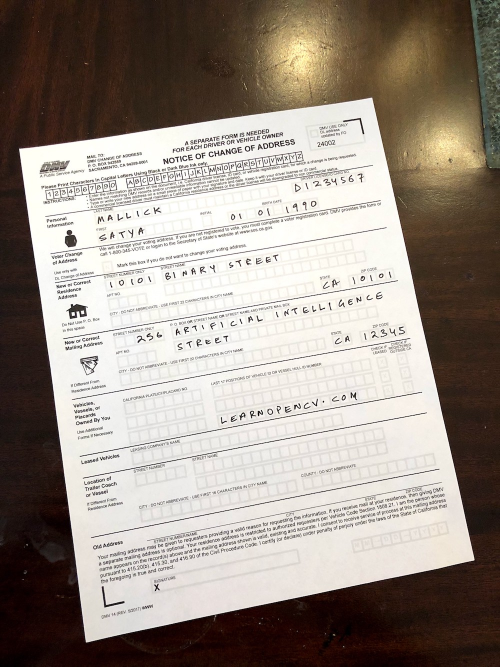
#> input picture Automatic-Document-Alignment/inputs/scanned-form.jpg, 1000 x 1333 px (shown at 1/2 size)
$ jupyter execute Document_alignment.ipynb   (shell and % lines are left out)
#> lines starting #> are read from the running program, lines starting #| are printed output that depends on the picture; after the words box and inside, x2 and y2 are one past the last pixel; in counts of white or black regions, pixels touching at a corner belong together
# Document Alignment

This notebook will teach you about:
* Morphology
* Canny Edge Detection
* Contours
* Corner Detection using Douglas-Peucker algorithm
* Homography
* Perspective Transform

You will learn to perform document alignment using the above techniques.

### Numpy
NumPy is the fundamental package needed for scientific computing with Python. <br>
[For more info...](https://numpy.org/doc/stable/reference/index.html)

### Matplotlib
Matplotlib is a comprehensive library for creating static, animated, and interactive visualizations in Python. <br>
[For more info...](https://matplotlib.org)
### OpenCV
OpenCV or cv2 provides a real-time optimized Computer Vision library, tools, and hardware. It also supports model execution for Machine Learning (ML) and Artificial Intelligence.<br>
[For more info...](https://opencv.org)

[cell 1]
import cv2
import numpy as np
import matplotlib.pyplot as plt

[cell 2]
img = cv2.imread('inputs/scanned-form.jpg', cv2.IMREAD_COLOR)
#> img is the input picture: shape (1333, 1000, 3); mean B, G, R 136, 144.9, 154.7

[cell 3]
# Resize image for fast analysis.
if max(img.shape) > 512:
    img = cv2.resize(img, None, fx=0.5, fy=0.5)
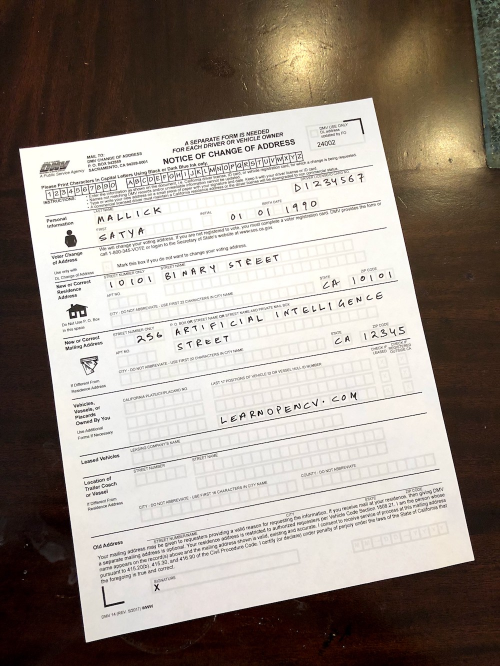
#> img: shape (666, 500, 3); mean B, G, R 136.2, 145.1, 155

# Making Copy of original image.
orig_img = img.copy()

# Morphology to get blank page

## Advanced Morphological operations

**`morphologyEx()`** perform advanced morphological transformations using an erosion and dilation as basic operations.

### <font style="color:rgb(8,133,37)">Function Syntax </font>
``` python
dst = cv2.morphologyEx(	src, op, kernel[, dst[, anchor[, iterations[, borderType[, borderValue]]]]]	)
```

`dst`: Destination image of the same size and type as source image.

The function has **3 required input argument** and 4 optional flag:

1. `src` Source image. The number of channels can be arbitrary. The depth should be one of CV_8U, CV_16U, CV_16S, CV_32F or CV_64F.
2. `op` Type of a morphological operation, see [MorphTypes](https://docs.opencv.org/4.5.2/d4/d86/group__imgproc__filter.html#ga7be549266bad7b2e6a04db49827f9f32).
3. `kernal` Structuring element. It can be created using [getStructuringElement](https://docs.opencv.org/4.5.2/d4/d86/group__imgproc__filter.html#gac342a1bb6eabf6f55c803b09268e36dc).
4. `anchor` Anchor position with the kernel. Negative values mean that the anchor is at the kernel center.
5. `iterations` Number of times erosion and dilation are applied.
6. `borderType` Pixel extrapolation method, see [BorderTypes](https://docs.opencv.org/4.5.2/d2/de8/group__core__array.html#ga209f2f4869e304c82d07739337eae7c5). BORDER_WRAP is not supported.
7. `borderValue` Border value in case of a constant border. The default value has a special meaning.

### <font color="green">OpenCV Documentation</font>

[**`morphologyEx()`**](https://docs.opencv.org/4.5.2/d4/d86/group__imgproc__filter.html#ga67493776e3ad1a3df63883829375201f)<br>
[**`dilute()`**](https://docs.opencv.org/4.5.2/d4/d86/group__imgproc__filter.html#ga4ff0f3318642c4f469d0e11f242f3b6c)<br>
[**`erode()`**](https://docs.opencv.org/4.5.2/d4/d86/group__imgproc__filter.html#gaeb1e0c1033e3f6b891a25d0511362aeb)<br>

## MORPH_CLOSE
a closing operation

``` python
𝚍𝚜𝚝=close(𝚜𝚛𝚌,𝚎𝚕𝚎𝚖𝚎𝚗𝚝)=erode(dilate(𝚜𝚛𝚌,𝚎𝚕𝚎𝚖𝚎𝚗𝚝))
```

[cell 4]
# Repeated Closing operation to remove text from the document.
kernel = np.ones((5,5),np.uint8)
img = cv2.morphologyEx(img, cv2.MORPH_CLOSE, kernel, iterations= 3)
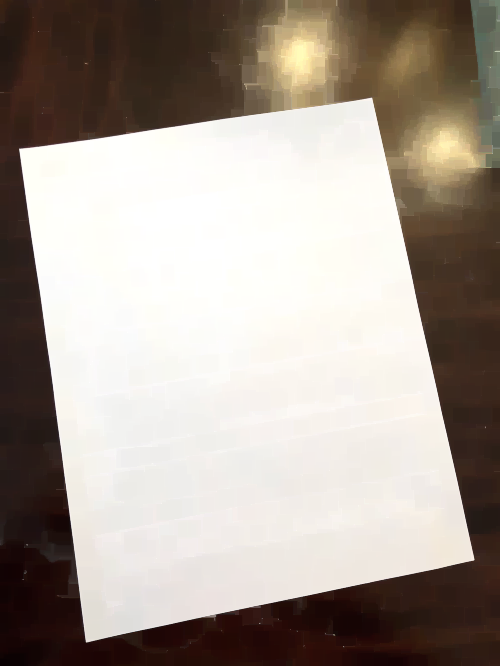
#> img: shape (666, 500, 3); mean B, G, R 148.7, 157.5, 167.4
cv2.imwrite("blankdocument.jpg", img)
#> Out = True

[cell 5]
plt.figure(figsize = (10,7))
plt.imshow(img[:,:,::-1])
plt.show()

# Remove Background using grabCut
## GrabCut

**`grabCut()`** Runs the GrabCut algorithm.

### <font style="color:rgb(8,133,37)">Function Syntax </font>
``` python
grabCut( img, mask, rect, bgdModel, fgdModel, iterCount[, mode]	) ->	mask, bgdModel, fgdModel

```
`edges`: output edge map; single channels 8-bit image, which has the same size as image.
The function has **3 required arguments** and 3 optional:

1. `img` Input 8-bit 3-channel image.
2. `mask` Input/output 8-bit single-channel mask. The mask is initialized by the function when mode is set to GC_INIT_WITH_RECT. Its elements may have one of the [GrabCutClasses](https://docs.opencv.org/3.4/d7/d1b/group__imgproc__misc.html#gad43d3e4208d3cf025d8304156b02ba38).
3. `rect` ROI containing a segmented object. The pixels outside of the ROI are marked as "obvious background". The parameter is only used when mode==[GC_INIT_WITH_RECT](https://docs.opencv.org/3.4/d7/d1b/group__imgproc__misc.html#ggaf8b5832ba85e59fc7a98a2afd034e558a5f8853c1e5a89c4aa2687d1f78a7e550).
4. `bgdModel` Temporary array for the background model. Do not modify it while you are processing the same image.
5. `fgdModel` Temporary array for the foreground model. Do not modify it while you are processing the same image.
6. `iterCount` Number of iterations the algorithm should make before returning the result. Note that the result can be refined with further calls with mode==[GC_INIT_WITH_MASK](https://docs.opencv.org/3.4/d7/d1b/group__imgproc__misc.html#ggaf8b5832ba85e59fc7a98a2afd034e558ab01527c7effb50fd1c54d8c4e671ed22) or mode==GC_EVAL .
7. `mode` Operation mode that could be one of the [GrabCutModes](https://docs.opencv.org/3.4/d7/d1b/group__imgproc__misc.html#gaf8b5832ba85e59fc7a98a2afd034e558)

### <font style="color:rgb(8,133,37)">OpenCV Documentation</font>

[**`cv2.grabCut()`**](https://docs.opencv.org/4.5.2/d7/d1b/group__imgproc__misc.html#ga909c1dda50efcbeaa3ce126be862b37f)

[cell 6]
mask = np.zeros(img.shape[:2],np.uint8)
bgdModel = np.zeros((1,65),np.float64)
fgdModel = np.zeros((1,65),np.float64)
rect = (20,20,img.shape[1]-20,img.shape[0]-20)
cv2.grabCut(img,mask,rect,bgdModel,fgdModel,5,cv2.GC_INIT_WITH_RECT)
mask2 = np.where((mask==2)|(mask==0),0,1).astype('uint8')
img = img*mask2[:,:,np.newaxis]
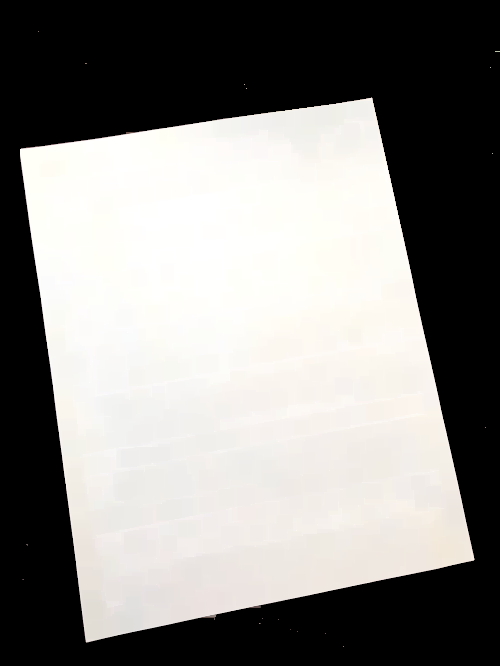
#> img: shape (666, 500, 3); mean B, G, R 131.6, 134.1, 135.7

[cell 7]
cv2.imwrite("GrabCutop.jpg", img)
plt.figure(figsize = (10,7))
plt.imshow(img[:,:,::-1])
plt.show()

# Canny Edge Detection and getting Contours for the detected edges.

## Canny Edge Detector

**`Canny()`** finds edges in the input image and marks them in the output map edges using the Canny algorithm.

### <font style="color:rgb(8,133,37)">Function Syntax </font>
``` python
edges = cv2.Canny( image, threshold1, threshold2[, edges[, apertureSize[, L2gradient]]] )
```
`edges`: output edge map; single channels 8-bit image, which has the same size as image.
The function has **3 required arguments** and 3 optional:

1. `image` 8-bit input image.
2. `threshold1` first threshold for the hysteresis procedure.
3. `threshold2` second threshold for the hysteresis procedure.
4. `apertureSize` aperture size for the Sobel operator.
5. `L2gradient` a flag, indicating whether a more accurate L2 norm should be used to calculate the image gradient magnitude ( L2gradient=true ), or whether the default L1 norm is enough ( L2gradient=false ).

### <font style="color:rgb(8,133,37)">OpenCV Documentation</font>

[**`cv2.Canny()`**](https://docs.opencv.org/4.5.2/dd/d1a/group__imgproc__feature.html#ga04723e007ed888ddf11d9ba04e2232de)

[cell 8]
gray = cv2.cvtColor(img, cv2.COLOR_BGR2BGRA)
gray = cv2.GaussianBlur(gray, (11, 11), 0)
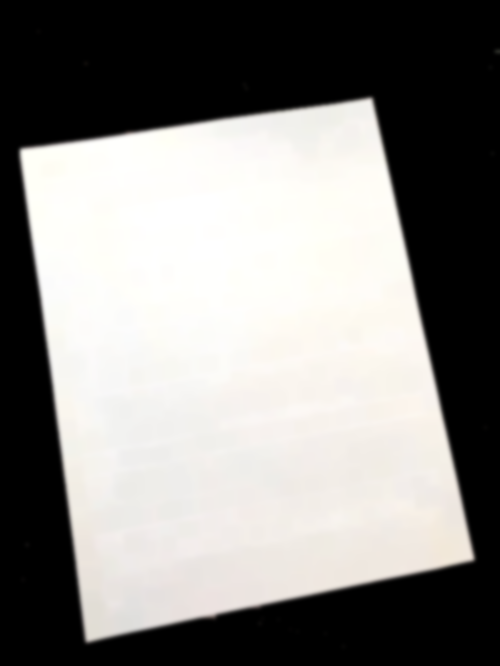
#> gray: shape (666, 500, 4); mean B, G, R, A 131.6, 134.1, 135.7, 255
# Edge Detection.
canny = cv2.Canny(gray, 100, 200)
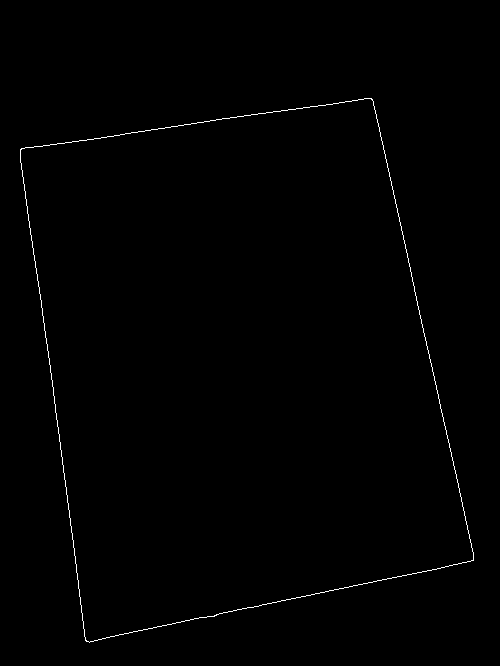
#> canny: shape (666, 500); 0.51% white in thin lines or dots, all inside (x1, y1, x2, y2) = (20, 98, 474, 643)
canny = cv2.dilate(canny, cv2.getStructuringElement(cv2.MORPH_ELLIPSE,(5,5)))
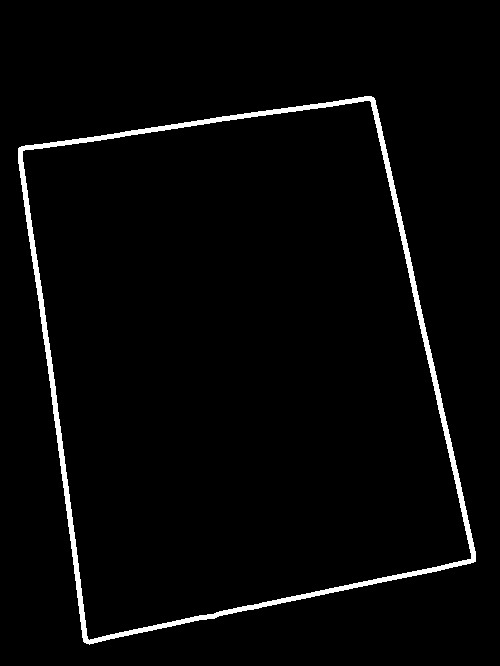
#> canny: shape (666, 500); 2.6% white; 1 white region
plt.imshow(canny)

## Contour Detection

**`findContours()`** finds contours in a binary image.

### <font style="color:rgb(8,133,37)">Function Syntax </font>
``` python
contours, hierarchy = cv2.findContours( image, mode, method[, contours[, hierarchy[, offset]]] )
```
`contours`: Detected contours. Each contour is stored as a vector of points.
`hierarchy`: Optional output vector, containing information about the image topology. It has as many elements as the number of contours. For each i-th contour contours[i], the elements hierarchy[i][0] , hierarchy[i][1] , hierarchy[i][2] , and hierarchy[i][3] are set to 0-based indices in contours of the next and previous contours at the same hierarchical level, the first child contour and the parent contour, respectively. If for the contour i there are no next, previous, parent, or nested contours, the corresponding elements of hierarchy[i] will be negative.

The function has **3 required arguments** and 3 optional:

1. `image` 	Source, an 8-bit single-channel image.
2. `mode` Contour retrieval mode, see [RetrievalModes](https://docs.opencv.org/4.5.2/d3/dc0/group__imgproc__shape.html#ga819779b9857cc2f8601e6526a3a5bc71).
3. `method` Contour approximation method, see [ContourApproximationModes](https://docs.opencv.org/4.5.2/d3/dc0/group__imgproc__shape.html#ga4303f45752694956374734a03c54d5ff).
4. `offset` Optional offset by which every contour point is shifted. This is useful if the contours are extracted from the image ROI and then they should be analyzed in the whole image context.

### <font style="color:rgb(8,133,37)">OpenCV Documentation</font>

[**`cv2.findContours()`**](https://docs.opencv.org/4.5.2/d3/dc0/group__imgproc__shape.html#ga17ed9f5d79ae97bd4c7cf18403e1689a)
<br><br>

## Draw Contour

**`drawContours()`** draws contours outlines or filled contours.

### <font style="color:rgb(8,133,37)">Function Syntax </font>
``` python
cv2.drawContours( image, contours, contourIdx, color[, thickness[, lineType[, hierarchy[, maxLevel[, offset]]]]] )
```

The function has **4 required arguments** and 5 optional:

1. `image` 	Destination image.
2. `contours` All the input contours. Each contour is stored as a point vector.
3. `contourIdx` Parameter indicating a contour to draw. If it is negative, all the contours are drawn.
4. `color` Color of the contours.
5. `thickness` Thickness of lines the contours are drawn with. If it is negative (for example, thickness=FILLED ), the contour interiors are drawn.
6. `lineType` Line connectivity. See LineTypes
7. `hierarchy` Optional information about hierarchy. It is only needed if you want to draw only some of the contours (see maxLevel ).
8. `maxLevel` Maximal level for drawn contours. If it is 0, only the specified contour is drawn. If it is 1, the function draws the contour(s) and all the nested contours. If it is 2, the function draws the contours, all the nested contours, all the nested-to-nested contours, and so on. This parameter is only taken into account when there is hierarchy available.
9. `offset`	Optional contour shift parameter. Shift all the drawn contours by the specified 𝚘𝚏𝚏𝚜𝚎𝚝=(dx,dy) .

### <font style="color:rgb(8,133,37)">OpenCV Documentation</font>

[**`cv2.drawContours()`**](https://docs.opencv.org/4.5.2/d6/d6e/group__imgproc__draw.html#ga746c0625f1781f1ffc9056259103edbc)

[cell 9]
# Blank canvas.
con = np.zeros_like(img)
# Finding contours for the detected edges.
contours, hierarchy = cv2.findContours(canny, cv2.RETR_LIST, cv2.CHAIN_APPROX_NONE)
#> contours = 2 contours; box (x1, y1, x2, y2) and area: (18, 96, 476, 645) 186079, (22, 100, 472, 641) 178974
# Keeping only the largest detected contour.
page = sorted(contours, key=cv2.contourArea, reverse=True)[:5]
#> page has the same summary as contours
con = cv2.drawContours(con, page, -1, (0, 255, 255), 3)
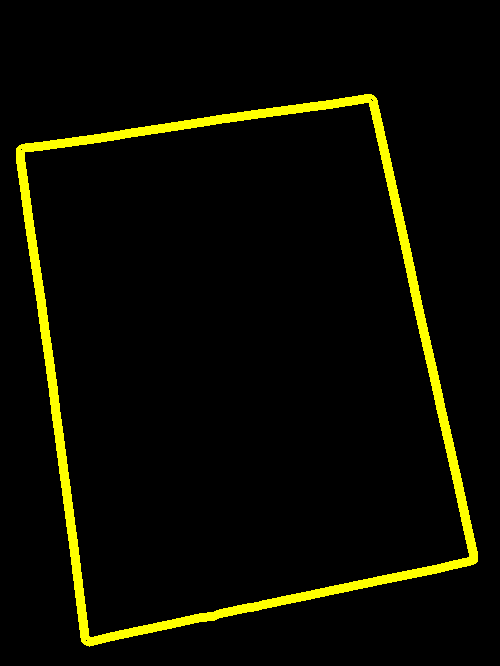
#> con: shape (666, 500, 3); mean of channels 0, 1, 2 0, 11.9, 11.9; drawn as B, G, R

[cell 10]
plt.figure(figsize = (10,7))
plt.imshow(con)
plt.show()

# Corner Detection using Douglas-Peucker algorithm

## Contour Perimeter

**`arcLength()`** calculates a contour perimeter or a curve length.

### <font style="color:rgb(8,133,37)">Function Syntax </font>
``` python
retval	=	cv.arcLength( curve, closed )
```

The function has **3 required arguments** and 3 optional flags:

1. `curve` 	Input vector of 2D points, stored in std::vector or [Mat](https://docs.opencv.org/4.5.2/d3/d63/classcv_1_1Mat.html).
2. `closed` Flag indicating whether the curve is closed or not.

### <font style="color:rgb(8,133,37)">OpenCV Documentation</font>

[**`cv2.arcLength()`**](https://docs.opencv.org/4.5.2/d3/dc0/group__imgproc__shape.html#ga8d26483c636be6b35c3ec6335798a47c)
<br><br>

## Contour Approximation

**`approxPolyDP()`** approximates a polygonal curve(s) with the specified precision.

### <font style="color:rgb(8,133,37)">Function Syntax </font>
``` python
approxCurve = cv2.approxPolyDP( curve, epsilon, closed[, approxCurve] )
```
`approxCurve` Result of the approximation. The type should match the type of the input curve.

The function has **3 required arguments**:

1. `curve` 	Input vector of 2D points, stored in std::vector or [Mat](https://docs.opencv.org/4.5.2/d3/d63/classcv_1_1Mat.html).
2. `epsilon` Parameter specifying the approximation accuracy. This is the maximum distance between the original curve and its approximation.
3. `closed` If true, the approximated curve is closed (its first and last vertices are connected). Otherwise, it is not closed.

### <font style="color:rgb(8,133,37)">OpenCV Documentation</font>

[**`cv2.approxPolyDP()`**](https://docs.opencv.org/4.5.2/d3/dc0/group__imgproc__shape.html#ga0012a5fdaea70b8a9970165d98722b4c)

### <font style='color:rgb(50,120,230)'>Detected contour is approximated to a quadrilateral, giving the 4 corners.</font>

[cell 11]
def order_points(pts):
	'''Rearrange coordinates to order:
       top-left, top-right, bottom-right, bottom-left'''
	rect = np.zeros((4, 2), dtype='float32')
	pts = np.array(pts)
	s = pts.sum(axis=1)
	# Top-left point will have the smallest sum.
	rect[0] = pts[np.argmin(s)]
    # Bottom-right point will have the largest sum.
	rect[2] = pts[np.argmax(s)]

	diff = np.diff(pts, axis=1)
    # Top-right point will have the smallest difference.
	rect[1] = pts[np.argmin(diff)]
    # Bottom-left will have the largest difference.
	rect[3] = pts[np.argmax(diff)]
	# Return the ordered coordinates.
	return rect.astype('int').tolist()

[cell 12]
# Blank canvas.
con = np.zeros_like(img)
# Loop over the contours.
for c in page:
	# Approximate the contour.
	epsilon = 0.02 * cv2.arcLength(c, True)
	corners = cv2.approxPolyDP(c, epsilon, True)
	# If our approximated contour has four points
	if len(corners) == 4:
		break
#> this loop made 1 pass
#> (epsilon, corners) on pass 1: (36.61, [[373, 97], [18, 148], [84, 642], [475, 561]])
cv2.drawContours(con, c, -1, (0, 255, 255), 3)
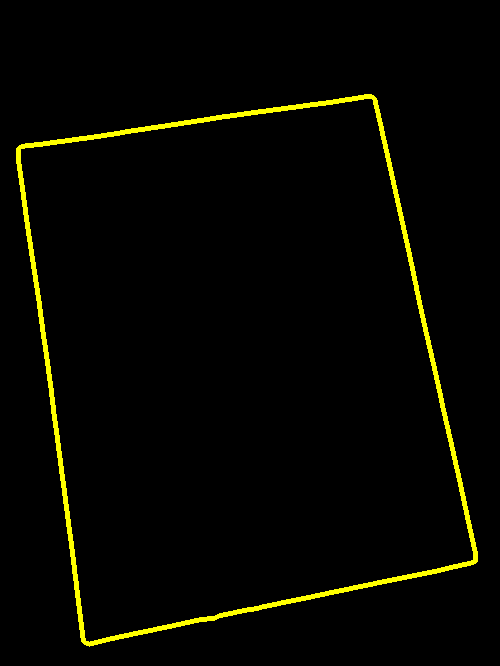
#> con: shape (666, 500, 3); mean of channels 0, 1, 2 0, 6.5, 6.5; drawn as B, G, R
cv2.drawContours(con, corners, -1, (0, 255, 0), 10)
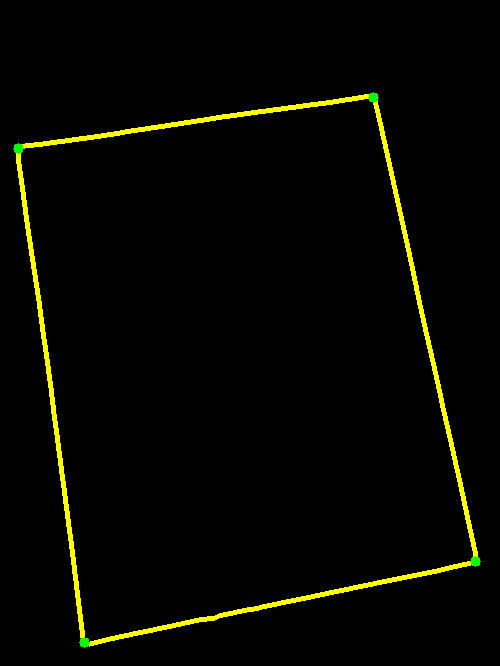
#> con: shape (666, 500, 3); 0.1% of pixels changed, all inside (x1, y1, x2, y2) = (13, 92, 481, 648); drawn as B, G, R
# Sorting the corners and converting them to desired shape.
corners = sorted(np.concatenate(corners).tolist())
#> corners = [[18, 148], [84, 642], [373, 97], [475, 561]]

# Displaying the corners.
for index, c in enumerate(corners):
    character = chr(65 + index)
    cv2.putText(con, character, tuple(c), cv2.FONT_HERSHEY_SIMPLEX, 1, (255, 0, 0), 2, cv2.LINE_AA)
#> this loop made 4 passes
#> (the rest of the program and of its run is left out)
